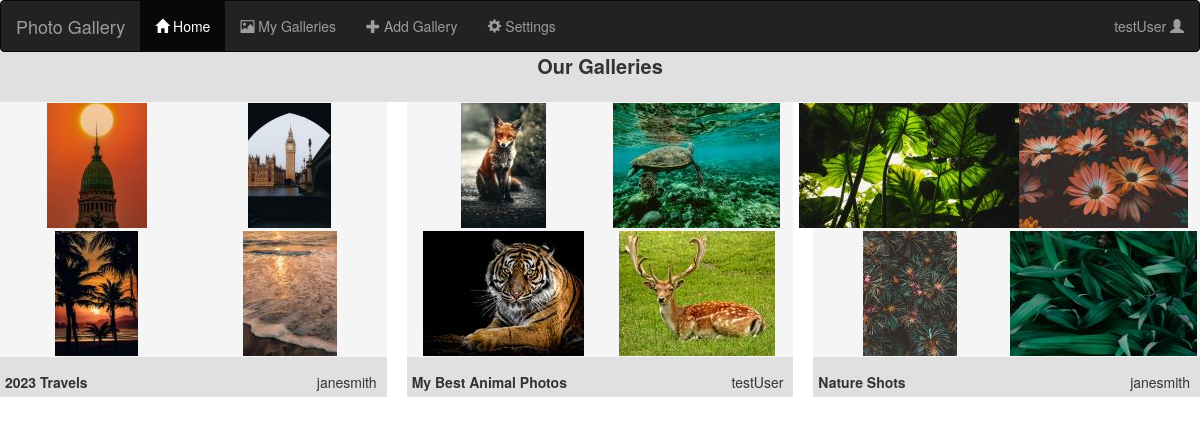
The page / (signed in) on the database its author committed.
### app.py (models this page shows, shortened)
class User(UserMixin, db.Model):
    __tablename__ = 'users'
    __bind_key__ = 'users'
    id = db.Column(db.Integer, primary_key = True)
    fname = db.Column(db.String(32))
    lname = db.Column(db.String(32))
    email = db.Column(db.String(300), unique = True)
    username = db.Column(db.String(24))
    passwordHash = db.Column(db.String(128))
    galleries = db.relationship('Gallery', backref='user')

class Photo(db.Model):
    __tablename__ = 'photos'
    __bind_key__ = 'photos'
    id = db.Column(db.Integer, primary_key=True)
    galleryId = db.Column(db.Integer, db.ForeignKey(Gallery.id))
    photoURL = db.Column(db.String(32))
    thumbnailURL = db.Column(db.String(32))

class Gallery(db.Model):
    __tablename__ = 'galleries'
    id = db.Column(db.Integer, primary_key=True)
    userId = db.Column(db.Integer, db.ForeignKey(User.id))
    numPhotos = db.Column(db.Integer)
    title = db.Column(db.String(40))
    dateCreated = db.Column(db.Date)
    dateLastEdited = db.Column(db.Date)
    description = db.Column(db.Text)
    photos = db.relationship('Photo', backref='gallery')

### app.py (the view)
@app.route('/')
def homePage():
    return render_template('index.html', galleries = galleries, photos = photos, users = users, loggedIn = isLoggedIn(), username = getCurrentUsername())

### app.py (called while the page is built)
@lm.user_loader
def loadUser(id):
    return User.query.get(int(id))

def getCurrentUsername():
    currentUserID = session.get("userId", None)
    currentUsername = None
    if currentUserID != None:
        currentUsername = loadUser(currentUserID).username
    return currentUsername

def isLoggedIn():
    if 'loggedIn' not in session:
        session['loggedIn'] = False
        session.modified = True
    return session['loggedIn']

### templates/index.html (shortened to what this page needs)
{% extends "base.html" %}
{% block content %}
    <div class = "pageTitle">
        Our Galleries
    </div>
    <div id = "galleries">
    {% for key in galleries %}
        {% set gallery = galleries[key] %}
        {% set numPhotos = gallery['numPhotos'] %}
        {% set photosList = gallery['photos'] %}
        <div class = "galleryPreview">
            <div class = "photosPreview">
                {% for i in range(4) %}
                    <div class = "thumbnailPhoto">
                        {% set photoURL = photos[photosList[(i%numPhotos)]]['thumbnailURL'] %}
                        <img src="{{photoURL}}">
                    </div>
                {% endfor %}
            </div>
            <div class = "previewTitle">{{gallery['title']}}</div>
            <div class = "previewUser">{{users[gallery['userId']]['username']}}</div>
        </div>
    {% endfor %}
    </div>
{% endblock %}

### templates/base.html (shortened to what this page needs)
{% extends "bootstrap/base.html" %}
{% block head %}
    <link rel = "stylesheet" href = "../static/style.css">
    <link rel="stylesheet" href="https://cdn.jsdelivr.net/npm/bootstrap@3.3.7/dist/css/bootstrap.min.css">
{% endblock %}
{% block body %}
<nav class="navbar navbar-inverse" id = "navbar">
    <div class="container-fluid">
        <div class="navbar-header">
            <a class="navbar-brand" href="#">Photo Gallery</a>
        </div>
        <ul class="nav navbar-nav">
            <li class="active"><a href="#"><span class="glyphicon glyphicon-home"></span> Home</a></li>
            <li><a href="#"><span class="glyphicon glyphicon-picture"></span> My Galleries</a></li>
            <li><a href="#"><span class="glyphicon glyphicon-plus"></span> Add Gallery</a></li>
            <li><a href="#"><span class="glyphicon glyphicon-cog"></span> Settings</a></li>
        </ul>
        <ul class="nav navbar-nav navbar-right">
            {% if loggedIn == False %}
                <li><a href="{{ url_for('register') }}"><span class="glyphicon glyphicon-user"></span> Sign Up</a></li>
                <li><a href="{{ url_for('login') }}"><span class="glyphicon glyphicon-log-in"></span> Login</a></li>
            {% elif loggedIn == True %}
                <li><a href="#">{{username}} <span class="glyphicon glyphicon-user"></span></a></li>
            {% endif %}
        </ul>
    </div>
</nav>
    {% block content %}{% endblock %}
{% endblock %}

### static/style.css (style rules this page uses)
:root { --lightBackground: #F5F5F5; --darkBackground: #E0E0E0; }
#navbar { margin-bottom: 0; }
.pageTitle { margin: auto; font-size: 20px; background-color: var(--darkBackground); text-align: center; font-weight: bold; height: 50px; }
#galleries { display:grid; grid-gap: 20px; grid-template-columns: repeat(3, 1fr); }
.galleryPreview { background-color: var(--darkBackground); }
.photosPreview { display: grid; grid-template-rows: repeat(2, 1fr); grid-template-columns: repeat(2, minmax(150px, 1fr)); grid-auto-columns: auto auto; place-items: center; margin: auto; margin-bottom: 10px; height: 255px; background-color: var(--lightBackground); }
.previewTitle { float:left; font-weight: bold; padding: 5px; }
.previewUser { float: right; padding: 5px; padding-right: 10px; }

### rows shown on the page
User: username "testUser", username "testUser"
Photo: thumbnailURL (picture)
Photo: thumbnailURL (picture)
Photo: thumbnailURL (picture)
Photo: thumbnailURL (picture)
Gallery: title "2023 Travels"
User: username "janesmith" "janesmith"
Photo: thumbnailURL (picture)
Photo: thumbnailURL (picture)
Photo: thumbnailURL (picture)
Photo: thumbnailURL (picture)
Gallery: title "My Best Animal Photos"
Photo: thumbnailURL (picture)
Photo: thumbnailURL (picture)
Photo: thumbnailURL (picture)
Photo: thumbnailURL (picture)
Gallery: title "Nature Shots"
